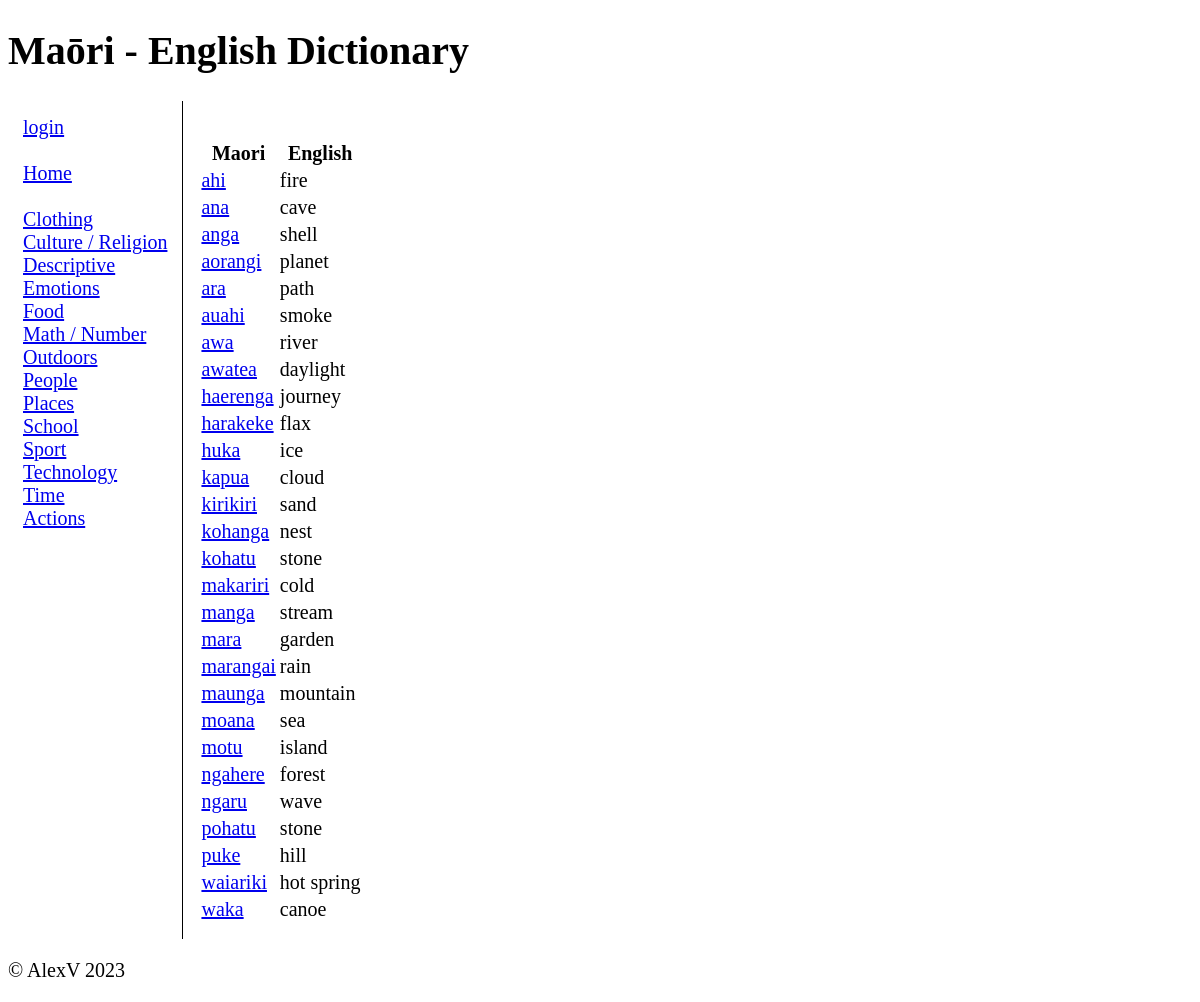
Before: /cat/8 with the older database file.
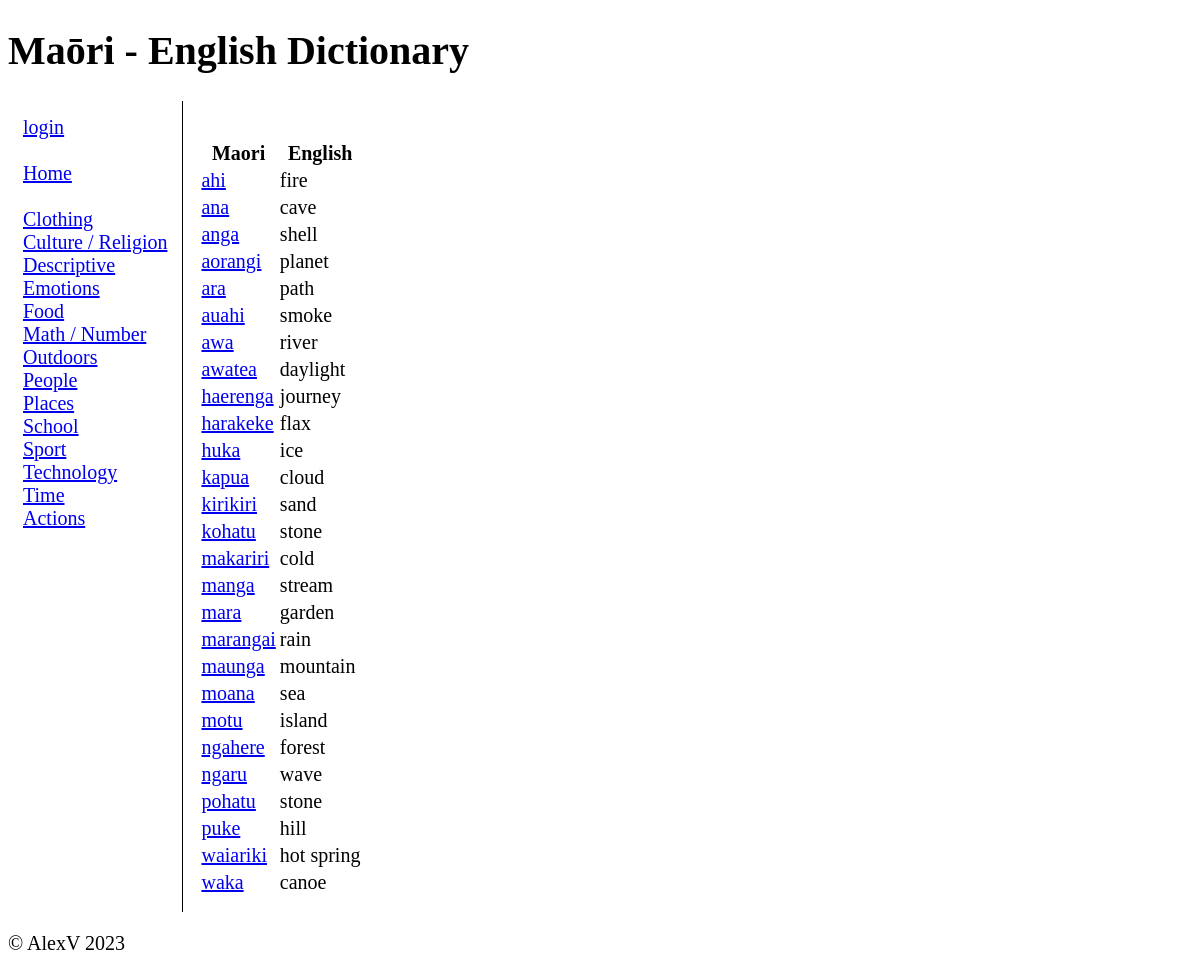
After: the same page with the newer database file.
### tables this page shows
CREATE TABLE "categories" (
	"id"	INTEGER,
	"category_name"	TEXT NOT NULL,
	PRIMARY KEY("id" AUTOINCREMENT)
);

CREATE TABLE "maori_dictionary" (
	"id"	INTEGER,
	"maori"	TEXT NOT NULL,
	"english"	INTEGER NOT NULL,
	"category_id"	INTEGER NOT NULL,
	"definition"	TEXT,
	"level"	INTEGER NOT NULL,
	"image"	TEXT,
	"last_edited"	TEXT NOT NULL,
	"edited_by"	INTEGER NOT NULL,
	PRIMARY KEY("id" AUTOINCREMENT),
	FOREIGN KEY("category_id") REFERENCES "categories"("id")
);

### app.py (the view)
@app.route("/cat/<category_id>")
def render_category(category_id):
    user = get_user()
    categories, terms = db_interact([["SELECT * FROM categories", False, "fetchall"], [
                                                   "SELECT * FROM maori_dictionary WHERE category_id=?", (category_id, )
                                                   , "fetchall"]])
    error = request.args.get("error")
    return render_template("home.html", categories=categories, terms=terms, user=user, error=error)

### app.py (called while the page is built)
def create_connection(sql):
    try:
        return sqlite3.connect(sql)
    except sqlite3.Error:
        print(sqlite3.Error)
    return (None)

def db_interact(data_requests):
    db = create_connection(DB)
    cur = db.cursor()
    results = []
    for data_request in data_requests:
        if data_request[1]:
            temp = cur.execute(data_request[0], data_request[1])
        else:
            temp = cur.execute(data_request[0])
        print(data_request)
        if data_request[2] == "fetchone":
            results.append(temp.fetchone())
        elif data_request[2] == "fetchall":
            results.append(temp.fetchall())
        elif data_request[2] == "commit":
            db.commit()
    db.close()
    return results

def get_user():
    if ("username" in session):
        display_name = session["username"]
        permission = session["permission"]
        if display_name is None:
            return False
        return [display_name, permission]
    return False

### templates/home.html (shortened to what this page needs)
{% extends 'base.html' %}
{% block heading %}Maōri - English Dictionary{% endblock %}
{% block main %}
<br>
<table>
    <thead>
        <tr>
            <th>Maori</th>
            <th>English</th>
        </tr>
    </thead>
    <tbody>
        {%for term in terms%}
        <tr>
        <td><a href="/term/{{term[0]}}"> {{term[1]}} </a></td>
        <td>{{term[2]}} </td>
        {%endfor%}
    </tbody>
</table>
{% endblock %}

### templates/base.html (shortened to what this page needs)
<!doctype html>
<html lang="en">
<head>
	<link href="/static/style.css" rel="stylesheet">
</head>
<body>
	<header>
		<h1>{% block heading %}{% endblock %}</h1>
	</header>
	<div class="container">
		<nav>
			{%if user%}
			 {{user[0]}}<br>
			<a href="/login">logout</a><br>
			{%else%}
			<a href="/login">login</a><br>
			{%endif%}<br>
            <a href="\">Home</a><br><br>
			{%for category in categories%}
			<a href="/cat/{{category[0]}}">{{category[1]}}</a>{%if user[1]%} - <a href="/edit/update/cat/{{category[0]}}">edit</a> <a href="/edit/delete/cat/{{category[0]}}">delete</a> {%endif%}
			<br>
			{%endfor%}
		</nav>
		<main>
            {% block main%}
			{% endblock main %}
        </main>
	</div>
	<footer>
		<p>
			&copy; AlexV 2023
		</p>
	</footer>
</body>
</html>

Changed rows visible on the page:
removed maori_dictionary: maori "kohanga", english "nest"
